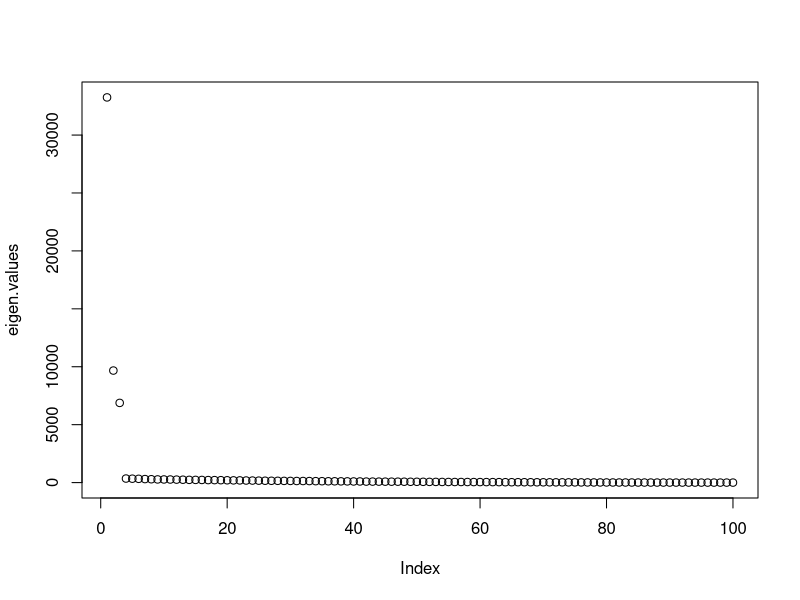
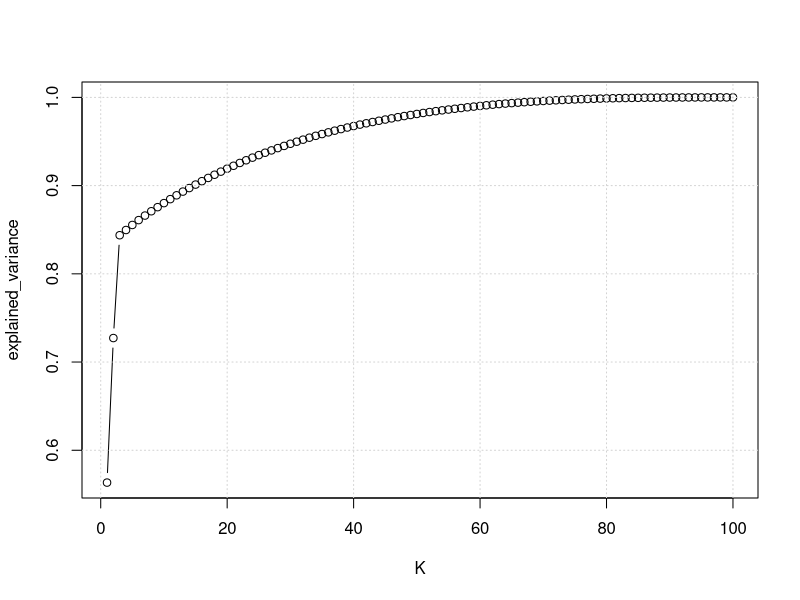

Source code (R) for these figures, in order:
# setwd("E:/Magisterka/semestr2/ET/Lab3")
library(readxl)
data1 <- read_excel('dataLab3.xlsx', col_names = FALSE)
data2 <- read_excel('RB.xlsx', col_names = FALSE)
Y <- as.matrix(data1)
N <- ncol(Y)
T <- nrow(Y)
#estimator factor model
eigen.decomp <- eigen(Y %*% t(Y))
eigen.values <- eigen.decomp$values
eigen.vectors <- eigen.decomp$vectors
plot(eigen.values) # to check how many eigen.values take, in that case we take 3 eigen values
K <- 5
F.hat <- sqrt(T) * eigen.vectors[, 1:K]
lambda.hat <- t(F.hat) %*% Y / T
#portion of explained variance:
explained_variance <- cumsum(eigen.values) / sum(eigen.values)
plot(1:T, explained_variance, xlab = 'K', type = 'b')
grid()
#function returning which K we should choose
factor.model.est <- function(Y, K_max)
{
  F <- sqrt(T) * eigen.vectors[, 1:K_max]
  lambda <- t(F) %*% Y / T
  e <- Y - F %*% lambda
  sigma_est <- sum(e ^ 2) / (N * T) # for K_max
  
  PC1 <- 1:K_max
  IPC1 <- 1:K_max
  for (K in 1:K_max)
  {
    F <- sqrt(T) * eigen.vectors[, 1:K]
    lambda <- t(F) %*% Y / T
    e <- Y - F %*% lambda
    V <- sum(e ^ 2) / (N * T)
    # we calculate PC1 and IPC1
    PC1[K] <-
      V + K * sigma_est * ((N + T) / (N * T)) * log(N * T / (N + T))
    IPC1[K] <-
      log(V) + K * ((N + T) / (N * T)) * log(N * T / (N + T))
  }
  # K which gives the minimal value
  PC1_K <- which.min(PC1)
  IPC1_K <- which.min(IPC1)
  
  # F.hat <- sqrt(T) * eigen.vectors[, 1:final_K]
  # lambda.hat <- t(F.hat) %*% Y / T
  return (list(PC1_K, IPC1_K))
  #return (list(F.hat = F.hat,lambda.hat = lambda.hat))
}

res <- factor.model.est(Y, 10)
#res$F.hat
#res$lambda.hat



# data1 <- read_excel('dataLab3.xlsx', col_names = FALSE)
# Y <- as.matrix(data1)
# eigen.decomp <- eigen(Y%*%t(Y))
# eigen.values <- eigen.decomp$values
# explained_variance <- cumsum(eigen.values)/sum(eigen.values)
# par(mfrow=c(2,1))
# plot(1:T,explained_variance,xlab = 'K', ylab = '',type = 'b')
# plot(1:10,explained_variance[1:10],xlab = 'K', ylab = '',type = 'b')